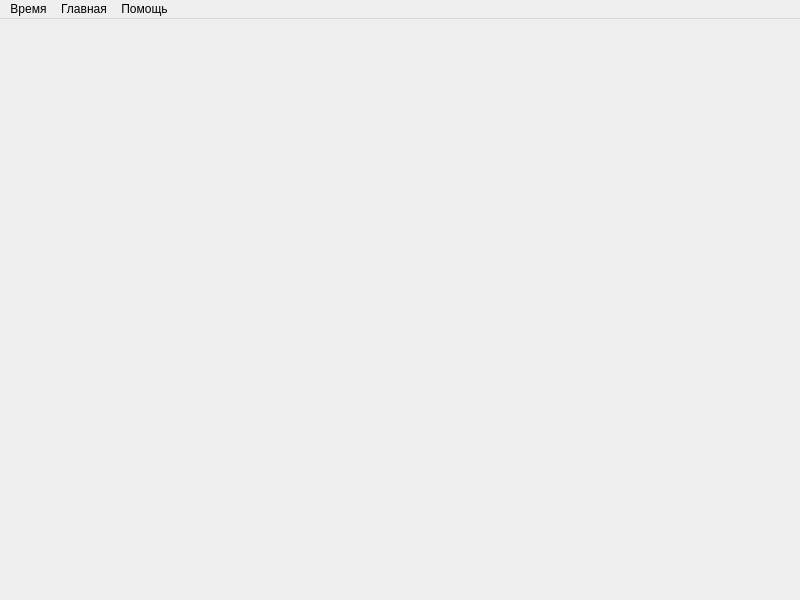
<?xml version="1.0" encoding="UTF-8"?>
<ui version="4.0">
 <class>MainWindow</class>
 <widget class="QMainWindow" name="MainWindow">
  <property name="geometry">
   <rect>
    <x>0</x>
    <y>0</y>
    <width>800</width>
    <height>600</height>
   </rect>
  </property>
  <property name="windowTitle">
   <string>Часы Дали</string>
  </property>
  <widget class="QWidget" name="centralwidget"/>
  <widget class="QMenuBar" name="menubar">
   <property name="geometry">
    <rect>
     <x>0</x>
     <y>0</y>
     <width>800</width>
     <height>25</height>
    </rect>
   </property>
   <widget class="QMenu" name="timeMenu">
    <property name="title">
     <string>Время</string>
    </property>
    <addaction name="changeDateTimeAction"/>
   </widget>
   <widget class="QMenu" name="mainMenu">
    <property name="title">
     <string>Главная</string>
    </property>
    <widget class="QMenu" name="bgMenu">
     <property name="title">
      <string>Фон</string>
     </property>
     <addaction name="BGchange1"/>
     <addaction name="BGchange2"/>
     <addaction name="BGchange3"/>
     <addaction name="BGchange4"/>
     <addaction name="BGchange5"/>
    </widget>
    <addaction name="bgMenu"/>
   </widget>
   <widget class="QMenu" name="helpMenu">
    <property name="title">
     <string>Помощь</string>
    </property>
    <addaction name="helpAction"/>
   </widget>
   <addaction name="timeMenu"/>
   <addaction name="mainMenu"/>
   <addaction name="helpMenu"/>
  </widget>

  <action name="changeDateTimeAction">
   <property name="text">
    <string>Изменить дату и время...</string>
   </property>
  </action>
  <action name="helpAction">
   <property name="text">
    <string>О программе</string>
   </property>
  </action>
  <action name="BGchange1">
   <property name="text">
    <string>Дали</string>
   </property>
  </action>
  <action name="BGchange2">
   <property name="text">
    <string>Дорога</string>
   </property>
  </action>
  <action name="BGchange3">
   <property name="text">
    <string>Дом</string>
   </property>
  </action>
  <action name="BGchange4">
   <property name="text">
    <string>Город</string>
   </property>
  </action>
  <action name="BGchange5">
   <property name="text">
    <string>Пляж</string>
   </property>
  </action>
 </widget>
 <resources/>
 <connections/>
</ui>
